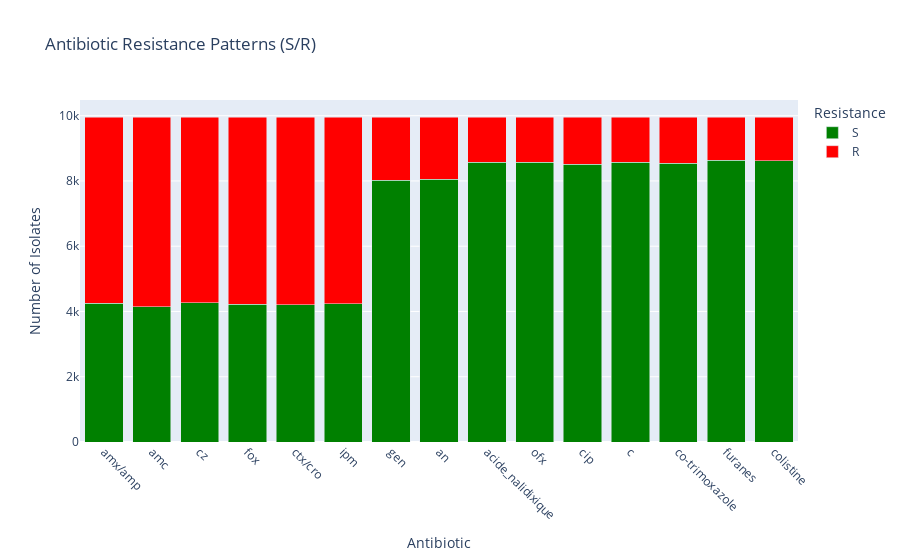

Write notebook code for a chart like this one.
### Markdown cell above
...to compute some statistics about the resistance paterns per antibiotics.

### Code cell
res_counts = pd.DataFrame()

for col in ab_cols:
    res_counts[col] = CLEAN_BACTERIA_RESISTANCE_DF[col].value_counts()

res_counts = res_counts.T[['S', 'R']].reset_index()
res_counts = res_counts.melt(
    id_vars='index',
    value_vars=['S', 'R'],
    var_name='Resistance',
    value_name='Count'
)

fig = px.bar(
    res_counts,
    x='index',
    y='Count',
    color='Resistance',
    barmode='stack',
    color_discrete_map={'S': 'green', 'R': 'red'},
    labels={'index': 'Antibiotic', 'Count': 'Number of Isolates'},
    title='Antibiotic Resistance Patterns (S/R)'
)
fig.update_layout(
    xaxis_tickangle=45,
    bargap=0.2,
    legend_title_text='Resistance'
)
fig.show()

### Figure 1 — Plotly figure (JSON) as saved in the notebook; plotly's stock layout.template omitted (floating-point values rounded to 4 significant figures)
{"data": [{"hovertemplate": "Resistance=S<br>Antibiotic=%{x}<br>Number of Isolates=%{y}<extra></extra>", "legendgroup": "S", "marker": {"color": "green", "pattern": {"shape": ""}}, "name": "S", "orientation": "v", "showlegend": true, "textposition": "auto", "type": "bar", "x": ["amx/amp", "amc", "cz", "fox", "ctx/cro", "ipm", "gen", "an", "acide_nalidixique", "ofx", "cip", "c", "co-trimoxazole", "furanes", "colistine"], "xaxis": "x", "y": [4245, 4142, 4267, 4222, 4209, 4240, 8021, 8052, 8569, 8576, 8510, 8572, 8544, 8631, 8619], "yaxis": "y"}, {"hovertemplate": "Resistance=R<br>Antibiotic=%{x}<br>Number of Isolates=%{y}<extra></extra>", "legendgroup": "R", "marker": {"color": "red", "pattern": {"shape": ""}}, "name": "R", "orientation": "v", "showlegend": true, "textposition": "auto", "type": "bar", "x": ["amx/amp", "amc", "cz", "fox", "ctx/cro", "ipm", "gen", "an", "acide_nalidixique", "ofx", "cip", "c", "co-trimoxazole", "furanes", "colistine"], "xaxis": "x", "y": [5712, 5815, 5690, 5735, 5748, 5717, 1936, 1905, 1388, 1381, 1447, 1385, 1413, 1326, 1338], "yaxis": "y"}], "layout": {"bargap": 0.2, "barmode": "stack", "legend": {"title": {"text": "Resistance"}, "tracegroupgap": 0}, "title": {"text": "Antibiotic Resistance Patterns (S/R)"}, "xaxis": {"anchor": "y", "domain": [0, 1], "tickangle": 45, "title": {"text": "Antibiotic"}}, "yaxis": {"anchor": "x", "domain": [0, 1], "title": {"text": "Number of Isolates"}}}}
